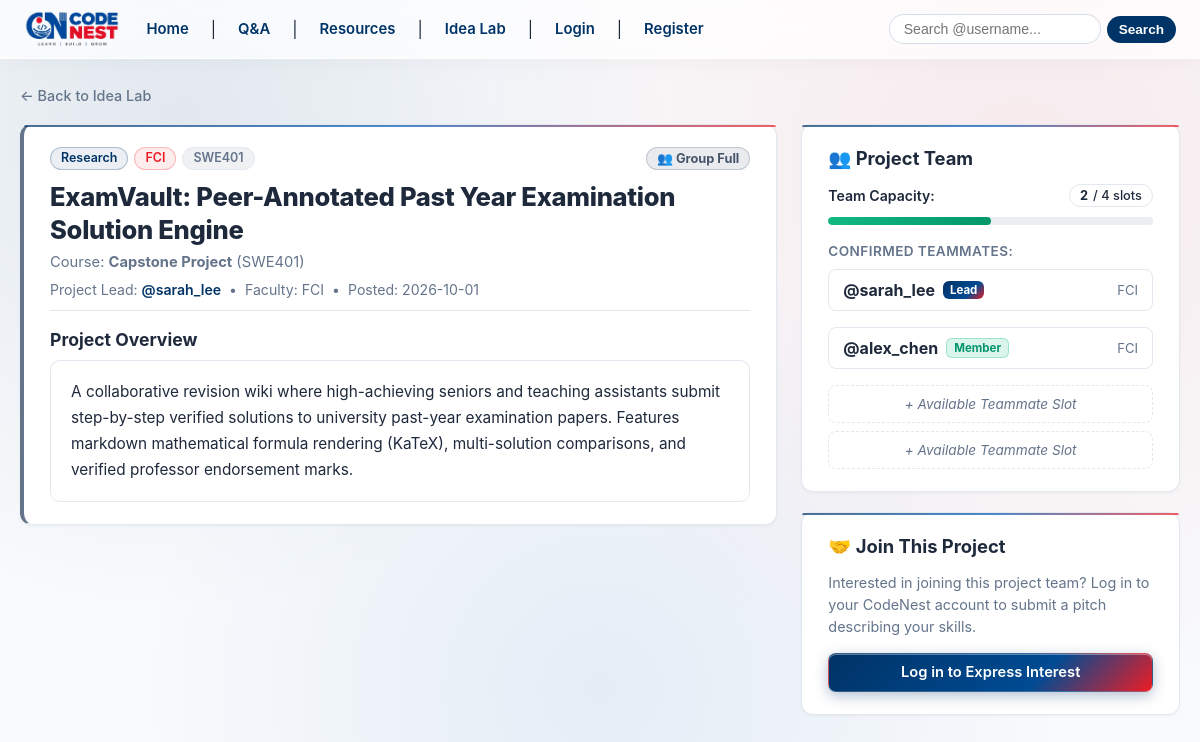
Screenshot of /ideas/11 with the database file from the repository.
### models.py (models this page shows, shortened)
class Idea(db.Model):
    __tablename__ = 'ideas'
    id = db.Column(db.Integer, primary_key=True)
    title = db.Column(db.String(200), nullable=False)
    description = db.Column(db.Text, nullable=False)
    category = db.Column(db.String(50), nullable=False)
    faculty = db.Column(db.String(10), nullable=False)
    course_code = db.Column(db.String(20), nullable=True)
    course_name = db.Column(db.String(150), nullable=True)
    academic_year = db.Column(db.String(20), nullable=True)
    semester = db.Column(db.String(20), nullable=True)
    max_members = db.Column(db.Integer, nullable=False, default=4)
    is_full = db.Column(db.Boolean, nullable=False, default=False)
    is_open = db.Column(db.Boolean, nullable=False, default=True)
    owner_id = db.Column(db.Integer, db.ForeignKey('users.id', name='fk_ideas_owner_id', ondelete='CASCADE'), nullable=False)
    created_at = db.Column(db.DateTime, default=lambda: datetime.now(timezone.utc))
    updated_at = db.Column(db.DateTime, default=lambda: datetime.now(timezone.utc), onupdate=lambda: datetime.now(timezone.utc))
    owner = db.relationship('User', backref=db.backref('ideas', lazy=True, cascade='all, delete-orphan'))
    interests = db.relationship('IdeaInterest', backref=db.backref('idea', lazy=True), cascade='all, delete-orphan', lazy=True)
    @property
    def accepted_members_count(self):
        accepted_count = sum(1 for i in self.interests if i.status == 'accepted')
        return 1 + accepted_count
    @property
    def accepted_members(self):
        return [i for i in self.interests if i.status == 'accepted']
    @property
    def is_group_complete(self):
        return self.is_full or (self.accepted_members_count >= self.max_members)

class User(UserMixin, db.Model):
    __tablename__ = 'users'
    __table_args__ = (
        db.CheckConstraint(f"faculty IN {tuple(FACULTY_CODES)}", name='ck_user_faculty_valid'),
    )
    id = db.Column(db.Integer, primary_key=True)
    username = db.Column(db.String(50), unique=True, nullable=False)
    email = db.Column(db.String(120), unique=True, nullable=False)
    password_hash = db.Column(db.String(256), nullable=False)
    role = db.Column(db.String(30), nullable=False, default='Student')
    faculty = db.Column(db.String(10), nullable=False, default=FACULTY_CODES[0])
    verification_code = db.Column(db.String(6), nullable=True)
    is_verified = db.Column(db.Boolean, default=False)
    is_banned = db.Column(db.Boolean, default=False, nullable=False)
    suspended_until = db.Column(db.DateTime, nullable=True)
    suspension_reason = db.Column(db.String(255), nullable=True)
    verification_code_created_at = db.Column(db.DateTime, nullable=True)
    verification_attempts = db.Column(db.Integer, default=0, nullable=False)
    verification_resend_available_at = db.Column(db.DateTime, nullable=True)
    failed_login_attempts = db.Column(db.Integer, default=0, nullable=False)
    locked_until = db.Column(db.DateTime, nullable=True)
    reset_code = db.Column(db.String(6), nullable=True)
    reset_code_created_at = db.Column(db.DateTime, nullable=True)
    reset_attempts = db.Column(db.Integer, default=0, nullable=False)
    reset_resend_available_at = db.Column(db.DateTime, nullable=True)
    bio = db.Column(db.String(500), nullable=True)
    profile_pic = db.Column(db.String(255), nullable=True)
    contact_email = db.Column(db.String(120), nullable=True)
    github_url = db.Column(db.String(200), nullable=True)
    linkedin_url = db.Column(db.String(200), nullable=True)
    website_url = db.Column(db.String(200), nullable=True)
    require_follow_approval = db.Column(db.Boolean, default=False, nullable=False)
    contact_email_privacy = db.Column(db.String(20), default='private', nullable=False)  # 'all', 'followers', 'private'
    social_links_privacy = db.Column(db.String(20), default='all', nullable=False)      # 'all', 'followers', 'private'
    created_at = db.Column(db.DateTime, default=lambda: datetime.now(timezone.utc))

class IdeaInterest(db.Model):
    __tablename__ = 'idea_interests'
    __table_args__ = (
        db.UniqueConstraint('idea_id', 'user_id', name='uq_idea_user_interest'),
    )
    id = db.Column(db.Integer, primary_key=True)
    idea_id = db.Column(db.Integer, db.ForeignKey('ideas.id', name='fk_idea_interests_idea_id', ondelete='CASCADE'), nullable=False)
    user_id = db.Column(db.Integer, db.ForeignKey('users.id', name='fk_idea_interests_user_id', ondelete='CASCADE'), nullable=False)
    message = db.Column(db.String(500), nullable=True)
    status = db.Column(db.String(20), default='pending', nullable=False)  # 'pending', 'accepted', 'rejected'
    created_at = db.Column(db.DateTime, default=lambda: datetime.now(timezone.utc))
    responded_at = db.Column(db.DateTime, nullable=True)
    user = db.relationship('User', backref=db.backref('idea_interests', lazy=True, cascade='all, delete-orphan'))

### app.py (the view)
@app.route('/ideas/<int:idea_id>')
def idea_detail(idea_id):
    idea = db.session.get(Idea, idea_id)
    if not idea:
        flash('Project idea not found.', 'danger')
        return redirect(url_for('ideas_index'))
    interest_form = IdeaInterestForm()
    user_interest = idea.get_user_interest(current_user.id) if current_user.is_authenticated else None
    pending_interests = [i for i in idea.interests if i.status == 'pending'] if current_user.is_authenticated and current_user.id == idea.owner_id else []
    return render_template(
        'ideas/detail.html',
        idea=idea,
        interest_form=interest_form,
        user_interest=user_interest,
        pending_interests=pending_interests
    )

### templates/ideas/detail.html (shortened to what this page needs)
{% extends "base.html" %}
{% block content %}
<div class="idea-container">
    <div style="display: flex; justify-content: space-between; align-items: center; margin-bottom: 20px; flex-wrap: wrap; gap: 10px;">
        <a href="{{ url_for('ideas_index') }}" class="idea-back-btn">&larr; Back to Idea Lab</a>
    </div>
    <div class="idea-detail-grid">
        <div>
            <article class="idea-card" style="border-left: 4px solid {% if not idea.is_open %}#F59E0B{% elif idea.is_group_complete %}#64748B{% else %}#10B981{% endif %};">
                <div style="display: flex; justify-content: space-between; align-items: flex-start; gap: 12px; flex-wrap: wrap; margin-bottom: 10px;">
                    <div class="idea-badges">
                        <span class="idea-badge idea-badge--category">{{ idea.category }}</span>
                        <span class="idea-badge idea-badge--faculty">{{ idea.faculty }}</span>
                        {% if idea.course_code %}
                            <span class="idea-badge idea-badge--course">{{ idea.course_code }}</span>
                        {% endif %}
                    </div>
                    <div>
                        {% if not idea.is_open %}
                            <span class="idea-stat-badge--closed">🔒 Closed</span>
                        {% elif idea.is_group_complete %}
                            <span class="idea-stat-badge--full">👥 Group Full</span>
                        {% else %}
                            <span class="idea-stat-badge--open">🟢 Open for Applicants</span>
                        {% endif %}
                    </div>
                </div>
                <h2 style="margin: 8px 0 6px 0; font-size: 1.6rem; color: var(--text-color); font-weight: 800; line-height: 1.3;">
                    {{ idea.title }}
                </h2>
                {% if idea.course_name %}
                    <p style="margin: 0 0 10px 0; color: var(--text-muted); font-size: 0.92rem;">
                        Course: <strong>{{ idea.course_name }}</strong> {% if idea.course_code %}({{ idea.course_code }}){% endif %}
                    </p>
                {% endif %}
                <div style="display: flex; align-items: center; gap: 8px; font-size: 0.88rem; color: var(--text-muted); padding-bottom: 12px; margin-bottom: 16px; border-bottom: 1px solid var(--border-color); flex-wrap: wrap;">
                    <span>Project Lead: <a href="{{ url_for('public_profile', username=idea.owner.username) }}" style="color: var(--primary-blue); font-weight: 600; text-decoration: none;">@{{ idea.owner.username }}</a></span>
                    <span>&bull;</span>
                    <span>Faculty: {{ idea.owner.faculty }}</span>
                    <span>&bull;</span>
                    <span>Posted: {{ idea.created_at.strftime('%Y-%m-%d') if idea.created_at else 'N/A' }}</span>
                </div>
                <h4 style="margin: 18px 0 10px 0; font-size: 1.1rem; color: var(--text-color); font-weight: 700;">Project Overview</h4>
                <div class="idea-description-box">{{ idea.description }}</div>
            </article>
        </div>
        <div>
            <div class="idea-card">
                <h4 style="margin: 0 0 14px 0; font-size: 1.15rem; color: var(--text-color); font-weight: 700;">
                    👥 Project Team
                </h4>
                <div style="display: flex; justify-content: space-between; align-items: center; margin-bottom: 10px;">
                    <span style="font-size: 0.88rem; font-weight: 600; color: var(--text-color);">Team Capacity:</span>
                    <span class="idea-stat-badge"><strong>{{ idea.accepted_members_count }}</strong> / {{ idea.max_members }} slots</span>
                </div>
                {% set pct = (idea.accepted_members_count / idea.max_members) * 100 %}
                <div style="height: 8px; border-radius: 9999px; background: rgba(148, 163, 184, 0.2); overflow: hidden; margin-bottom: 18px;">
                    <div style="height: 100%; width: {{ pct }}%; background: linear-gradient(90deg, #10b981 0%, #059669 100%); border-radius: 9999px; transition: width 0.3s ease;"></div>
                </div>
                <div style="font-size: 0.85rem; font-weight: 600; color: var(--text-muted); margin-bottom: 10px; text-transform: uppercase; letter-spacing: 0.03em;">
                    Confirmed Teammates:
                </div>
                <div style="display: flex; flex-direction: column; gap: 8px;">
                    <div class="idea-member-card" style="justify-content: space-between;">
                        <div style="display: flex; align-items: center; gap: 8px;">
                            <a href="{{ url_for('public_profile', username=idea.owner.username) }}" style="font-weight: 700; color: var(--text-color); text-decoration: none;">
                                @{{ idea.owner.username }}
                            </a>
                            <span style="background: var(--brand-gradient); color: white; padding: 2px 7px; border-radius: 6px; font-size: 0.72rem; font-weight: 700;">Lead</span>
                        </div>
                        <span style="font-size: 0.82rem; color: var(--text-muted);">{{ idea.owner.faculty }}</span>
                    </div>
                    {% for accepted in idea.accepted_members %}
                        <div class="idea-member-card" style="justify-content: space-between;">
                            <div style="display: flex; align-items: center; gap: 8px;">
                                <a href="{{ url_for('public_profile', username=accepted.user.username) }}" style="font-weight: 700; color: var(--text-color); text-decoration: none;">
                                    @{{ accepted.user.username }}
                                </a>
                                <span style="background: rgba(16, 185, 129, 0.15); color: #059669; border: 1px solid rgba(16, 185, 129, 0.3); padding: 2px 7px; border-radius: 6px; font-size: 0.72rem; font-weight: 700;">Member</span>
                            </div>
                            <span style="font-size: 0.82rem; color: var(--text-muted);">{{ accepted.user.faculty }}</span>
                        </div>
                    {% endfor %}
                    {% set open_slots = idea.max_members - idea.accepted_members_count %}
                    {% if open_slots > 0 %}
                        {% for slot in range(open_slots) %}
                            <div style="padding: 10px 14px; border: 1px dashed var(--border-color); border-radius: 8px; font-size: 0.85rem; color: var(--text-muted); font-style: italic; text-align: center;">
                                + Available Teammate Slot
                            </div>
                        {% endfor %}
                    {% endif %}
                </div>
            </div>
            {% if not current_user.is_authenticated or current_user.id != idea.owner_id %}
                <div class="idea-card" style="margin-top: 20px;">
                    <h4 style="margin: 0 0 12px 0; font-size: 1.15rem; color: var(--text-color); font-weight: 700;">
                        🤝 Join This Project
                    </h4>
                    {% if not current_user.is_authenticated %}
                        <p style="color: var(--text-muted); font-size: 0.9rem; margin-bottom: 16px; line-height: 1.5;">
                            Interested in joining this project team? Log in to your CodeNest account to submit a pitch describing your skills.
                        </p>
                        <a href="{{ url_for('login') }}" class="btn btn-primary" style="width: 100%; text-align: center;">
                            Log in to Express Interest
                        </a>
                    {% elif not idea.is_open %}
                        <div style="padding: 12px 14px; border-radius: 8px; background: rgba(245, 158, 11, 0.1); border: 1px solid rgba(245, 158, 11, 0.3); color: #d97706; font-size: 0.9rem;">
                            🔒 This project idea is closed to new applicants.
                        </div>
                    {% elif idea.is_group_complete %}
                        <div style="padding: 12px 14px; border-radius: 8px; background: rgba(100, 116, 139, 0.1); border: 1px solid var(--border-color); color: var(--text-muted); font-size: 0.9rem;">
                            👥 This project team has reached its maximum capacity.
                        </div>
                    {% endif %}
                </div>
            {% endif %}
        </div>
    </div>
</div>
{% endblock %}

### rows the page displays
Idea: category "Research", faculty "FCI", course_code "SWE401", title "ExamVault: Peer-Annotated Past Year Examination Solution Engine", course_name "Capstone Project", created_at "2026-10-01", description "A collaborative revision wiki where high-achieving seniors and teaching assistants submit step-by-step verified solutions to university past-year examination papers. Features markdown mathematical formula rendering (KaTeX), multi-solution comparisons, and verified professor endorsement marks.", max_members "4"
User: owner.username "sarah_lee", owner.faculty "FCI"
IdeaInterest: accepted_members_count "2", user.username "alex_chen", user.faculty "FCI"
